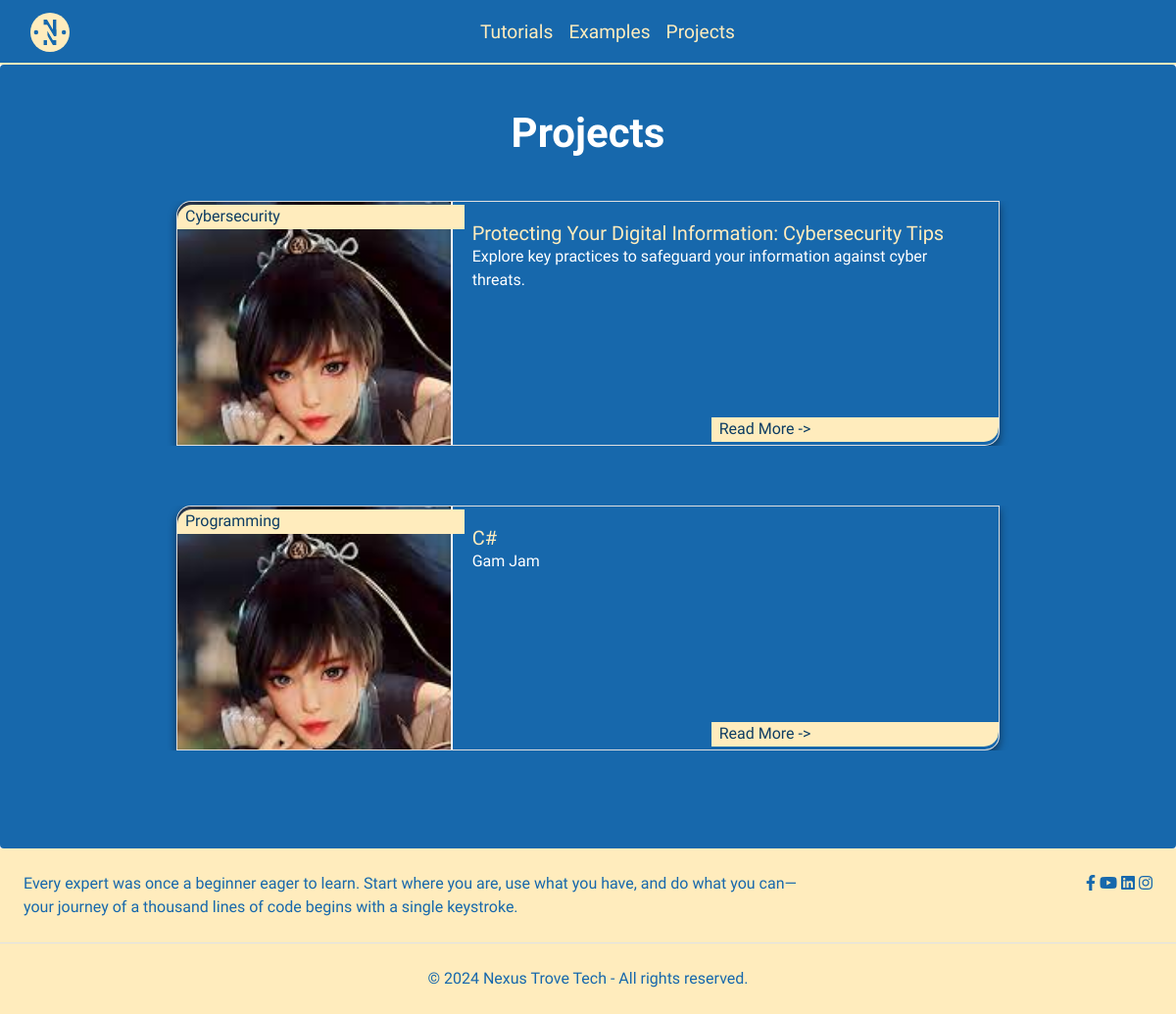
Screenshot of /categories/Projects with the database file from the repository.
### app.py (models this page shows, shortened)
class Category(db.Model):
    __tablename__ = 'category'
    CategoryID = db.Column(db.Integer, primary_key=True)
    CategoryName = db.Column(db.String, nullable=False)
    CategoryDesc = db.Column(db.String, nullable=False)
    posts = db.relationship('Post', backref='category', lazy=True)

class Tag(db.Model):
    __tablename__ = 'tag'
    TagID = db.Column(db.Integer, primary_key=True)
    TagName = db.Column(db.String(30))

class Post(db.Model):
    __tablename__ = 'post'
    PostID = db.Column(db.Integer, primary_key=True)
    Title = db.Column(db.String, nullable=False)
    images = db.relationship('Image', backref='post', lazy=True)
    Description = db.Column(db.String, nullable=False)
    Content = db.Column(db.Text, nullable=False)
    CategoryID = db.Column(db.Integer, db.ForeignKey('category.CategoryID'), nullable=False)
    TagID = db.Column(db.Integer, db.ForeignKey('tag.TagID'), nullable=False)
    DateCreated = db.Column(db.DateTime, default=datetime.datetime.utcnow)
    LastModified= db.Column(db.DateTime, onupdate=datetime.datetime.utcnow)
    ReadTime = db.Column(db.Integer)  # Assuming ReadTime is in minutes
    images = db.relationship('Image', backref='post', lazy='dynamic')
    tag = db.relationship('Tag', backref='posts')

### app.py (the view)
@app.route('/categories/<category_name>')
def category_posts(category_name):
    category = Category.query.filter_by(CategoryName=category_name).first()
    if not category:
        return "Category not found", 404
    posts = Post.query.filter_by(CategoryID=category.CategoryID).all()
    post_data = []
    for post in posts:
        tag = Tag.query.filter_by(TagID=post.TagID).first()
        images = Image.query.filter_by(PostID=post.PostID).all()
        post_data.append({'post': post, 'tag': tag, 'image': images})
    category_posts = {category_name: post_data}
    return render_template('categories.html', category_posts=category_posts)

### templates/categories.html (shortened to what this page needs)
<!DOCTYPE html>
<html lang="en">
<head>
</head>
{% extends 'base.html' %}
{% block content %}
<div class="container" style="padding-top: 1cm; padding-bottom: 1cm;">
    {% for category, posts in category_posts.items() %}
    {% if not title %}
    <p style="text-align: center; font-size:42px; color: white; font-weight: bold; padding-bottom: 1cm;">
        {{ category }}
    </p>
{% endif %}
        <div class="row">
            {% for post in posts %}
                <div class="col-12 mb-4 px-2">
                    <div class="category-card">
                        {% include 'category.html' %}
                    </div>
                </div>
            {% endfor %}
        {% endfor %}
        </div>
</div>
{% endblock %}

### templates/category.html (shortened to what this page needs)
<!DOCTYPE html>
<html lang="en">
<head>
</head>
<body>
    <div class="card">
        <div class="red-bar top-bar">
            <p>{% if category.CategoryID %}
                {{ category.CategoryName }}
            {% else %}
                {{ post.tag.TagName }}
            {% endif %}</p>
        </div>
        <div class="grid-container-element">
            <div class="card-image " >
                {% if post.image%}
                    <img src="{{ url_for('static', filename= post.image[0].ImagePath) }}" alt="{{ post.image[0].AltText }}" class="rounded shadow-xl mb-6" style="height: 100%; width: 100%;">
                {% else %}
                    <img src="{{ url_for('static', filename='assets/img/tang.jpg') }}" alt="Default Image" class="rounded shadow-xl mb-6" style="height: 100%; width: 100%;">
                {% endif %}
            </div>
            <div class="card-body">
                <h2 class="card-title">{{ post.post.Title }}</h2>
                {% set num = post.post.Description| length %}
                <p> {% if num > 100 %}
                    {{ post.post.Description[:100] }}...
                    {% else %}
                    {{ post.post.Description[:100] }}
                {% endif %}</p>
            </div>
        </div>
        <div class="red-bar bottom-bar">
            <p>
                <a href="{{ url_for('post', post_id=post.post.PostID) }}">
                    Read More -> </a>
                </p>
            </div>
    </div>
</body>
</html>

### templates/base.html (style rules this page uses)
body { color: bisque; margin: 0; font-family: 'Vesper Libre', serif; }

### templates/category.html (style rules this page uses)
.card { max-width: 100%; width: 70vw; min-height: 150px; height: 250px; max-height: 500px; position: relative; box-shadow: 0 4px 8px rgba(0, 0, 0, 0.5); font-family: 'Taviraj', serif; border-radius: 15px 0 15px 0; overflow: hidden; margin: auto; }
.card-image { background-image: url('static/img/dark.jpg'); background-size: cover; background-position: center; height: 100%; max-width: 100%; border-top-left-radius: 15px; }
.red-bar { background-color: #ffecbd; height: 20px; width: 35%; position: absolute; color: #0e3d63; font-size: 16px; padding-left: 8px; padding-bottom: 25px; border-radius: 15px 0 0 0; }
.top-bar { top: 3px; left: 0; }
.bottom-bar { bottom: 3px; right: 0; border-radius: 0 0 15px 0; }
.bottom-bar a { color: inherit; text-decoration: none; }
.card-title { font-family: 'Vesper Libre', serif; color: #ffecbd; margin: 0; font-size: 20px; padding-top: 20px; }
.card-body { background: #1768AC; padding: 0 20px; color: white; border-bottom-right-radius: 15px; }
.grid-container-element { display: grid; grid-template-columns: 1fr 2fr; grid-gap: 2px; width: 100%; height: 100%; }
p { margin: 0; }

### templates/categories.html (style rules this page uses)
.category-card { margin-bottom: 1cm; max-height: 400px; overflow: hidden; }

### rows the page displays
Category: CategoryName "Projects"
Tag: tag.TagName "Cybersecurity"
Post: post.Title "Protecting Your Digital Information: Cybersecurity Tips", post "Explore key practices to safeguard your information against cyber threats."
Tag: tag.TagName "Programming"
Post: post.Title "C#", post "Gam Jam"
